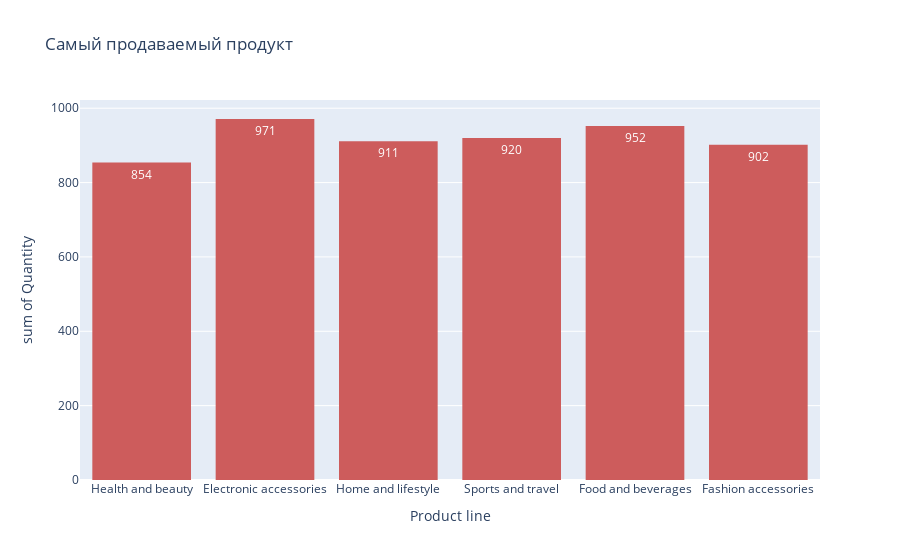

Here is the notebook cell this chart was saved with:
### Markdown cell above
Большинство людей, приходящих в филиалы, женского пола

### Code cell
fig=px.histogram(df, x='Product line', y='Quantity',
                color_discrete_sequence=['indianred'],
                text_auto=True, title='Самый продаваемый продукт')
fig.show()

### Figure 1 — Plotly figure (JSON) as saved in the notebook; plotly's stock layout.template omitted (floating-point values rounded to 4 significant figures; data arrays with more than 128 entries replaced by an {"elided": "..."} marker saying what was removed)
{"data": [{"alignmentgroup": "True", "bingroup": "x", "histfunc": "sum", "hovertemplate": "Product line=%{x}<br>sum of Quantity=%{y}<extra></extra>", "legendgroup": "", "marker": {"color": "indianred", "pattern": {"shape": ""}}, "name": "", "offsetgroup": "", "orientation": "v", "showlegend": false, "texttemplate": "%{value}", "type": "histogram", "x": {"elided": "1000 str values"}, "xaxis": "x", "y": {"elided": "1000 int values"}, "yaxis": "y"}], "layout": {"barmode": "relative", "legend": {"tracegroupgap": 0}, "title": {"text": "Самый продаваемый продукт"}, "xaxis": {"anchor": "y", "domain": [0, 1], "title": {"text": "Product line"}}, "yaxis": {"anchor": "x", "domain": [0, 1], "title": {"text": "sum of Quantity"}}}}
